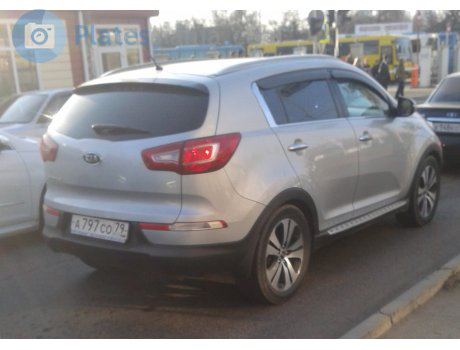
#> input picture gray.png, 460 x 350 px, found by its file name
$ python Canny_Edge_Detection.py
#> lines starting #> are read from the running program, lines starting #| are printed output that depends on the picture; after the words box and inside, x2 and y2 are one past the last pixel; in counts of white or black regions, pixels touching at a corner belong together
import cv2
import numpy as np
from matplotlib import pyplot as plt
cars = ['1','2','3','4','5']
"""for i in cars:
    img = cv2.imread('D:/Python/Diplom/cars/'+i+'.png',0)
    edges = cv2.Canny(img,500,400,3,3)

    # [5 lines of commented-out code are left out]
    plt.imshow(edges,cmap = 'gray')
    plt.title('Edge Image'), plt.xticks([]), plt.yticks([])
    plt.show()
    """
"""edges = cv2.
"""
#img = cv2.imread('D:/Python/Diplom/cars/1.png',0)
img = cv2.imread('D:/Python/Diplom/gray.png',0)
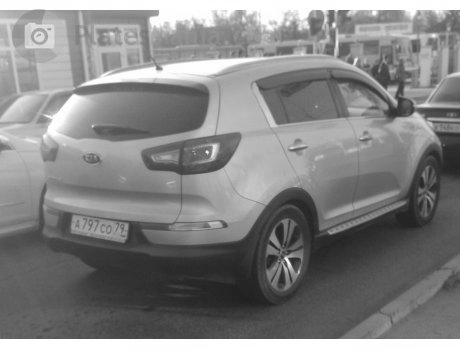
#> img: shape (350, 460); min 31, max 255, mean 130.3
gray = cv2.cvtColor(img,cv2.COLOR_BAYER_BG2GRAY)
ret, thresh = cv2.threshold(gray,0,255,cv2.THRESH_BINARY_INV+cv2.THRESH_OTSU)
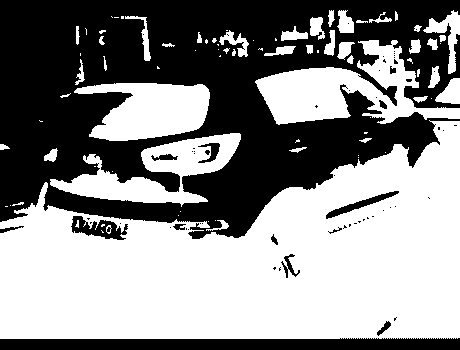
#> thresh: shape (350, 460); 54.3% white; 62 black regions (48 under 20 px), largest, box (x1, y1, x2, y2) and area: (0, 0, 460, 239) 66363, (0, 338, 460, 350) 5120, (71, 216, 128, 240) 682
#> ret = 134
ed = cv2.Canny(gray,100,200)
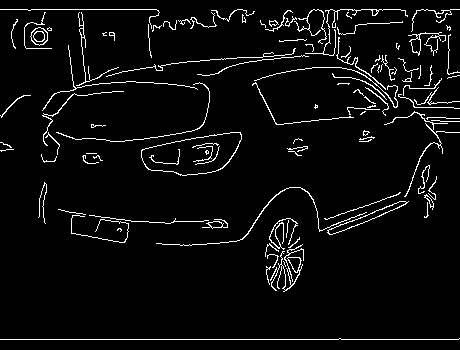
#> ed: shape (350, 460); 4.6% white in thin lines or dots
plt.title('Original Image')
plt.subplot(121)
plt.imshow(gray,cmap='gray')
plt.xticks([])
plt.yticks([])
plt.subplot(122),
plt.imshow(ed,cmap='gray')
plt.title('Edge Image'), plt.xticks([]), plt.yticks([])
plt.show()
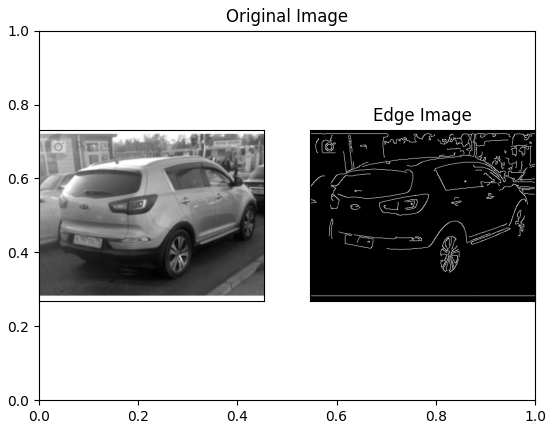
#> figure drawn by matplotlib, 2 panels
